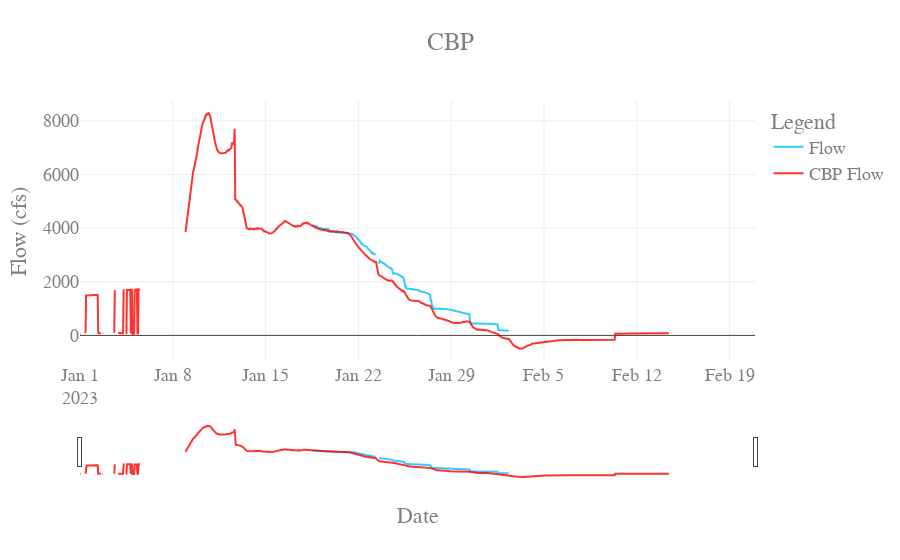

Notebook code for this chart:
### Code cell
# plot newman using plotly
import plotly.graph_objects as go





def plot_cbp():
	fig = go.Figure()

	fig.add_trace(go.Scatter(
		x=CBP.flow.index,
		y=CBP.flow['value'],
		name="Flow",
		line_color='deepskyblue',
		opacity=0.8))
	fig.add_trace(go.Scatter(
		x=CBP_flow.index,
		y=CBP_flow,
		name="CBP Flow",
		line_color='red',
		opacity=0.8))

	fig.update_layout(
		title_text="CBP",
		xaxis_rangeslider_visible=True,
		xaxis_title="Date",
		yaxis_title="Flow (cfs)",
		legend_title="Legend",
		font=dict(
			family="Courier New, monospace",
			size=18,
			color="#7f7f7f"
		)
	)
	# st.plotly_chart(fig)
	return fig

def plot_eln():
	fig = go.Figure()
	fig.add_trace(go.Scatter(
		x=ELN.flow.index,
		y=ELN.flow['value'],
		name="Flow",
		line_color='deepskyblue',
		opacity=0.8))

	fig.update_layout(
		title_text="ELN",
		# xaxis_rangeslider_visible=True,
		xaxis_title="Date",
		yaxis_title="Flow (cfs)",
		legend_title="Legend Title",
		font=dict(
			family="Courier New, monospace",
			size=18,
			color="#7f7f7f"
		)
	)
	return fig
	# st.plotly_chart(fig)


# def plot_conditions():
# 	plot_newman()
# 	plot_cbp()
# 	plot_eln()
# plot_conditions()
# plot_newman()
plot_cbp()
# plot_eln()

### Figure 1 — Plotly figure (JSON) as saved in the notebook; plotly's stock layout.template omitted (floating-point values rounded to 4 significant figures; data arrays with more than 128 entries replaced by an {"elided": "..."} marker saying what was removed)
{"data": [{"line": {"color": "deepskyblue"}, "name": "Flow", "opacity": 0.8, "type": "scatter", "x": {"elided": "1223 str values"}, "y": {"elided": "1223 int values"}}, {"line": {"color": "red"}, "name": "CBP Flow", "opacity": 0.8, "type": "scatter", "x": {"elided": "1223 str values"}, "y": {"elided": "1223 int values"}}], "layout": {"font": {"color": "#7f7f7f", "family": "Courier New, monospace", "size": 18}, "legend": {"title": {"text": "Legend"}}, "title": {"text": "CBP"}, "xaxis": {"rangeslider": {"visible": true}, "title": {"text": "Date"}}, "yaxis": {"title": {"text": "Flow (cfs)"}}}}
